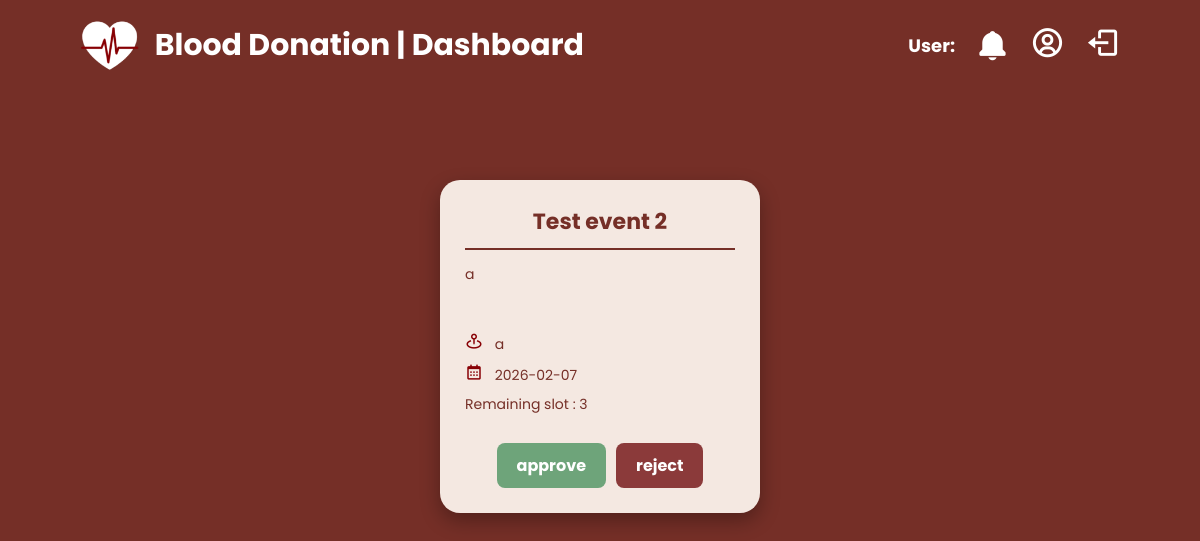
The app's page /admin_approval, older data.
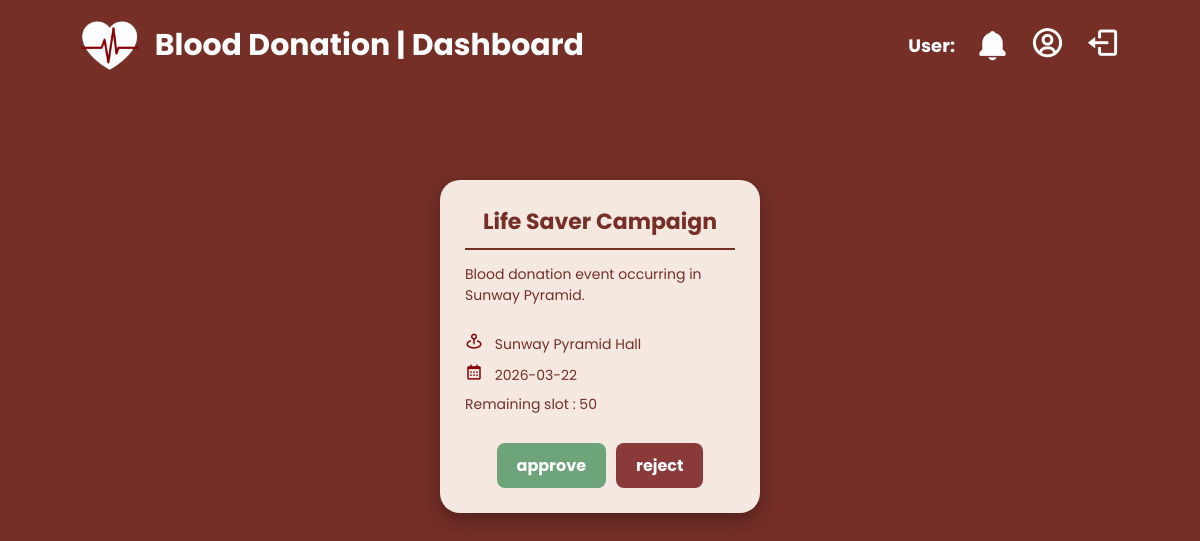
The same page, newer data.
### tables this page shows
CREATE TABLE DonationEvent (
    eventID VARCHAR(20) NOT NULL,
    eventName VARCHAR(100) NOT NULL,
    eventDate DATE NOT NULL,
    eventLocation VARCHAR(20) NOT NULL,
    description VARCHAR(50) NOT NULL,
    userID VARCHAR(20) NOT NULL, -- Links to EventOrganiser 
    availableSlots INT NOT NULL,
    status VARCHAR(15) NOT NULL, -- Pending, Approved, Rejected 
    PRIMARY KEY (eventID),
    FOREIGN KEY (userID) REFERENCES EventOrganiser(userID)
);

### app.py (the view)
@app.route("/admin_approval")
def admin_approval():
    conn = sqlite3.connect("database.db")
    conn.row_factory = sqlite3.Row
    cur = conn.cursor()
    cur.execute("SELECT * FROM DonationEvent WHERE status='Pending'")
    events = cur.fetchall()
    conn.close()
    return render_template(
        "admin_approval.html",
        events=events
    )

### templates/admin_approval.html (shortened to what this page needs)
<!DOCTYPE html>
<html lang="en">
<head>
    <link href='https://unpkg.com/boxicons@2.1.4/css/boxicons.min.css' rel='stylesheet'>
</head>
<body>
    <div class="navbar">
        <div class="navbar-header">
            <img src="/static/logo-heart.png" class="logo-img">
            <a href="{{ url_for('admin_dashboard') }}">Blood Donation | Dashboard</a>
        </div>
        <div class="right-nav">
            <h1>User: {{ session['username'] }}</h1>
            <i class='bx bxs-bell' onclick="toggleNotif()"></i>
            <a href="#"><i class='bx bx-user-circle' style="color:white"></i></a>
            <a href="{{ url_for('login') }}"><i class='bx bx-log-out' style="color:white"></i></a>
        </div>
    </div>
    <div class="main-content">
        <div class="event-container">
            {% for event in events %}
            <div class="event-card">
                <div class="card-top">
                    <h2>{{ event.eventName }}</h2>
                    <div class="line"></div>
                    <p class="desc">{{ event.description }}</p>
                </div>
                <div class="card-middle">
                    <p><i class='bx bx-map-pin'></i> {{ event.eventLocation }}</p>
                    <p><i class='bx bx-calendar'></i> {{ event.eventDate }}</p>
                    <p>Remaining slot : {{ event.availableSlots }}</p>
                </div>
                <div class="action-btns">
                    <a href="{{ url_for('update_status', eventID=event.eventID, action='approve') }}" class="btn-approve">approve</a>
                    <a href="{{ url_for('update_status', eventID=event.eventID, action='reject') }}" class="btn-reject">reject</a>
                </div>
            </div>
            {% endfor %}
        </div>
    </div>
</body>
</html>

### templates/admin_approval.html (style rules this page uses)
* { box-sizing: border-box; font-family: 'Poppins', sans-serif; }
body { margin: 0; background-color: #752f27; scroll-behavior: smooth; }
.navbar { position: fixed; top: 0; width: 100%; height: 90px; background: #752f27; display: flex; justify-content: space-between; align-items: center; padding: 0 80px; z-index: 1000; }
.navbar-header { display: flex; align-items: center; gap: 15px; }
.logo-img { height: 50px; }
.navbar-header a { color: white; font-size: 30px; text-decoration: none; font-weight: 700; }
.right-nav { display: flex; align-items: center; gap: 20px; }
.right-nav h1 { font-size: 18px; color: white; margin: 0; }
.right-nav i { font-size: 35px; cursor: pointer; color: white; transition: 0.3s; }
.main-content { margin-top: 130px; padding: 50px; }
.event-container { display: flex; flex-wrap: wrap; gap: 30px; justify-content: center; }
.event-card { background: #f4e8e1; width: 320px; border-radius: 20px; padding: 25px; display: flex; flex-direction: column; justify-content: space-between; box-shadow: 0 8px 20px rgba(0,0,0,0.3); }
.event-card h2 { color: #752f27; text-align: center; margin: 0; font-size: 22px; }
.line { border-bottom: 2px solid #752f27; margin: 10px 0; }
.desc { color: #752f27; font-size: 14px; margin-bottom: 15px; min-height: 45px; }
.card-middle p { font-size: 14px; color: #752f27; margin: 8px 0; }
.card-middle i { color: #880105; margin-right: 8px; font-size: 18px; }
.action-btns { display: flex; gap: 10px; justify-content: center; margin-top: 20px; }
.btn-approve, .btn-reject { text-decoration: none; padding: 10px 20px; border-radius: 8px; font-weight: 700; color: white; transition: 0.3s; }
.btn-approve { background-color: #6ea47a; }
.btn-reject { background-color: #8b3a3a; }

Row changes from the older to the newer data that the page shows:
removed DonationEvent: eventName "Test event 2", description "a", eventLocation "a", eventDate "2026-02-07", availableSlots "3"
now on this page (row edited): DonationEvent: eventName "Life Saver Campaign", description "Blood donation event occurring in Sunway Pyramid.", eventLocation "Sunway Pyramid Hall", eventDate "2026-03-22", availableSlots "50"
